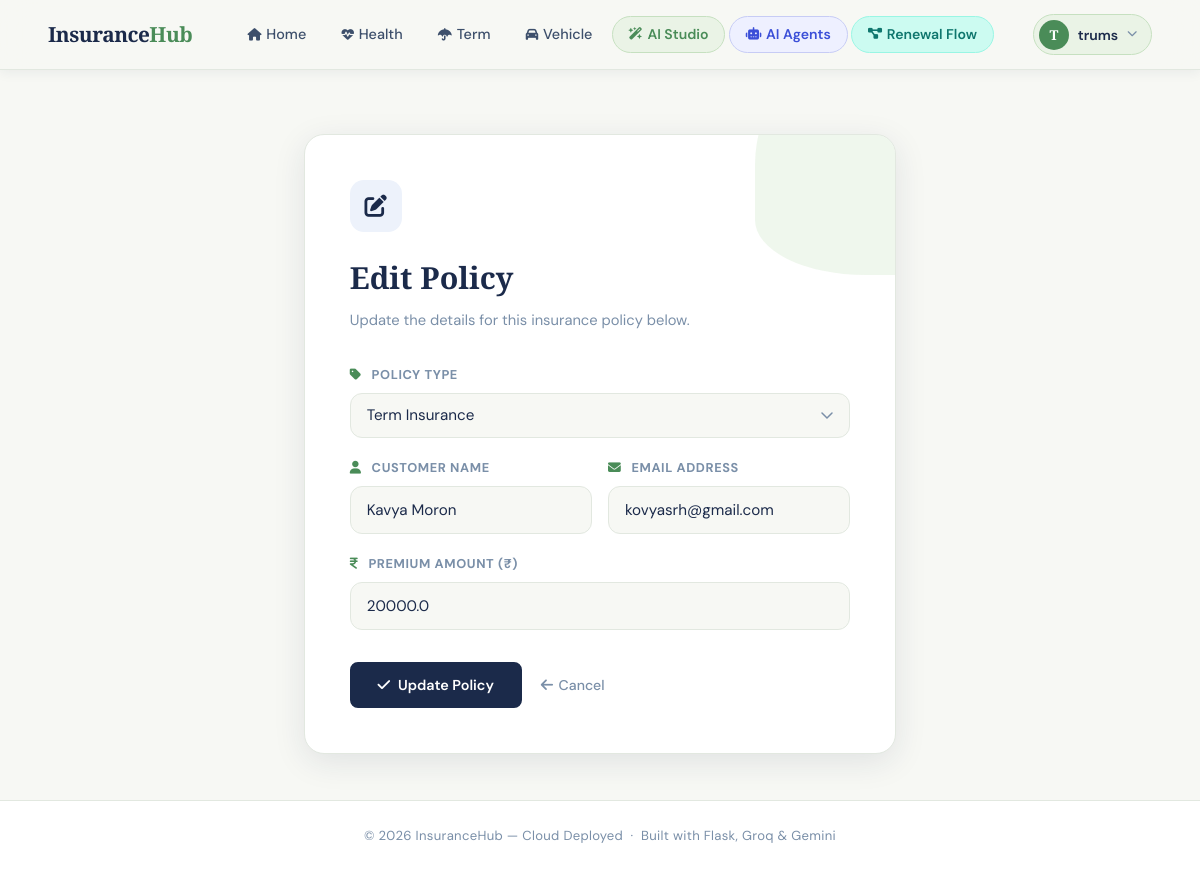
The app's page /edit/5 (signed in) with its own data.
### app/models.py (models this page shows, shortened)
class User(UserMixin, db.Model):
    __tablename__ = "user"
    id            = db.Column(db.Integer, primary_key=True)
    username      = db.Column(db.String(100), unique=True, nullable=False)
    email         = db.Column(db.String(150), unique=True, nullable=False)
    password_hash = db.Column(db.String(256), nullable=False)
    created_at    = db.Column(db.DateTime, default=datetime.utcnow)
    policies = db.relationship("Policy", backref="owner", lazy=True)

class Policy(db.Model):
    __tablename__ = "policy"
    id             = db.Column(db.Integer, primary_key=True)
    policy_type    = db.Column(db.String(100), nullable=False)
    customer_name  = db.Column(db.String(150), nullable=False)
    email          = db.Column(db.String(150), nullable=False)
    premium_amount = db.Column(db.Float, nullable=False)
    created_at     = db.Column(db.DateTime, default=datetime.utcnow)
    user_id = db.Column(db.Integer, db.ForeignKey("user.id"), nullable=False)

### app/routes.py (the view, shortened to what this page needs)
@main.route("/edit/<int:id>", methods=["GET", "POST"])
@login_required
def edit_policy(id):
    policy = Policy.query.get_or_404(id)
    if policy.user_id != current_user.id:
        flash("You are not authorised to edit this policy.", "danger")
        return redirect(url_for("main.home"))
    return render_template("edit_policy.html", policy=policy)

### app/models.py (called while the page is built)
@login_manager.user_loader
def load_user(user_id):
    return User.query.get(int(user_id))

### app/templates/edit_policy.html (shortened to what this page needs)
{% extends "base.html" %}
{% block content %}
<div class="form-page">
    <div class="form-card">
        <div class="form-icon-header" style="background:#edf2fb;color:var(--navy);">
            <i class="fa-solid fa-pen-to-square"></i>
        </div>
        <h1 class="form-page-title">Edit Policy</h1>
        <p class="form-page-sub">Update the details for this insurance policy below.</p>
        <form method="POST">
            <div class="form-group">
                <label><i class="fa fa-tag"></i> Policy Type</label>
                <select name="policy_type" required>
                    <option value="Term Insurance"    {% if policy.policy_type == 'Term Insurance'    %}selected{% endif %}>Term Insurance</option>
                </select>
            </div>
            <div class="form-row">
                <div class="form-group">
                    <label><i class="fa fa-user"></i> Customer Name</label>
                    <input type="text" name="customer_name" value="{{ policy.customer_name }}" required>
                </div>
                <div class="form-group">
                    <label><i class="fa fa-envelope"></i> Email Address</label>
                    <input type="email" name="email" value="{{ policy.email }}" required>
                </div>
            </div>
            <div class="form-group">
                <label><i class="fa fa-indian-rupee-sign"></i> Premium Amount (&#8377;)</label>
                <input type="number" step="0.01" name="premium_amount" value="{{ policy.premium_amount }}" min="0" required>
            </div>
            <div class="form-footer">
                <button type="submit" class="primary-btn">
                    <i class="fa fa-check"></i> Update Policy
                </button>
                <a href="{{ url_for('main.home') }}" class="back-link">
                    <i class="fa fa-arrow-left"></i> Cancel
                </a>
            </div>
        </form>
    </div>
</div>
{% endblock %}

### app/templates/base.html (shortened to what this page needs)
<!DOCTYPE html>
<html lang="en">
<head>
    <link rel="stylesheet" href="https://cdnjs.cloudflare.com/ajax/libs/font-awesome/6.5.0/css/all.min.css">
    <link rel="stylesheet" href="{{ url_for('static', filename='css/style.css') }}">
</head>
<body>
<nav class="navbar">
    <div class="logo">Insurance<span>Hub</span></div>
    <div class="nav-links">
        {% if current_user.is_authenticated %}
            <a href="{{ url_for('main.home') }}">
                <i class="fa-solid fa-house" style="font-size:0.78rem;margin-right:0.3rem;"></i>Home
            </a>
            <a href="{{ url_for('main.health') }}">
                <i class="fa-solid fa-heart-pulse" style="font-size:0.78rem;margin-right:0.3rem;"></i>Health
            </a>
            <a href="{{ url_for('main.term') }}">
                <i class="fa-solid fa-umbrella" style="font-size:0.78rem;margin-right:0.3rem;"></i>Term
            </a>
            <a href="{{ url_for('main.vehicle') }}">
                <i class="fa-solid fa-car" style="font-size:0.78rem;margin-right:0.3rem;"></i>Vehicle
            </a>
            <a href="{{ url_for('main.ai_studio') }}" class="nav-ai-btn">
                <i class="fa-solid fa-wand-magic-sparkles" style="font-size:0.78rem;margin-right:0.3rem;"></i>AI Studio
            </a>
            <a href="{{ url_for('main.agent_ui') }}" class="nav-agent-btn">
                <i class="fa-solid fa-robot" style="font-size:0.78rem;margin-right:0.3rem;"></i>AI Agents
            </a>
            <a href="{{ url_for('main.renewal_flowchart') }}" class="nav-renewal-btn">
                <i class="fa-solid fa-diagram-project" style="font-size:0.78rem;margin-right:0.3rem;"></i>Renewal Flow
            </a>
        {% else %}
            <a href="{{ url_for('auth.login') }}"    class="nav-login-btn">Sign In</a>
            <a href="{{ url_for('auth.register') }}" class="primary-btn" style="padding:0.45rem 1.1rem;font-size:0.85rem;">
                Get Started
            </a>
        {% endif %}
    </div>
    {% if current_user.is_authenticated %}
        <div class="nav-user-dropdown">
            <button class="nav-user-btn" onclick="toggleDropdown()" type="button">
                <div class="nav-avatar">{{ current_user.username[0].upper() }}</div>
                <span class="nav-username">{{ current_user.username }}</span>
                <i class="fa fa-chevron-down nav-chevron"></i>
            </button>
        </div>
    {% endif %}
</nav>
<div class="content">
    {% block content %}{% endblock %}
</div>
<footer>
    &copy; 2026 InsuranceHub &mdash; Cloud Deployed &nbsp;&middot;&nbsp; Built with Flask, Groq &amp; Gemini
</footer>
</body>
</html>

### app/templates/base.html (style rules this page uses)
.nav-ai-btn { font-weight: 600 !important; color: var(--sage-dk) !important; background: var(--bg-sage-lt) !important; border: 1px solid var(--sage-lt) !important; border-radius: 100px !important; padding: 0.38rem 1rem !important; font-size: 0.88rem !important; text-decoration: none; transition: all 0.2s ease !important; display: inline-flex; align-items: center; }
.nav-agent-btn { font-weight: 600 !important; color: #3b4fd8 !important; background: #eef0ff !important; border: 1px solid #c7ccf5 !important; border-radius: 100px !important; padding: 0.38rem 1rem !important; font-size: 0.88rem !important; text-decoration: none; transition: all 0.2s ease !important; display: inline-flex; align-items: center; }
.nav-renewal-btn { font-weight: 600 !important; color: #0f766e !important; background: #ccfbf1 !important; border: 1px solid #99f6e4 !important; border-radius: 100px !important; padding: 0.38rem 1rem !important; font-size: 0.88rem !important; text-decoration: none; transition: all 0.2s ease !important; display: inline-flex; align-items: center; }

### records on screen
User: username "T", username "trums"
Policy: policy_type "Term Insurance", customer_name "Kavya Moron", email "kovyasrh@gmail.com", premium_amount "20000.0"
